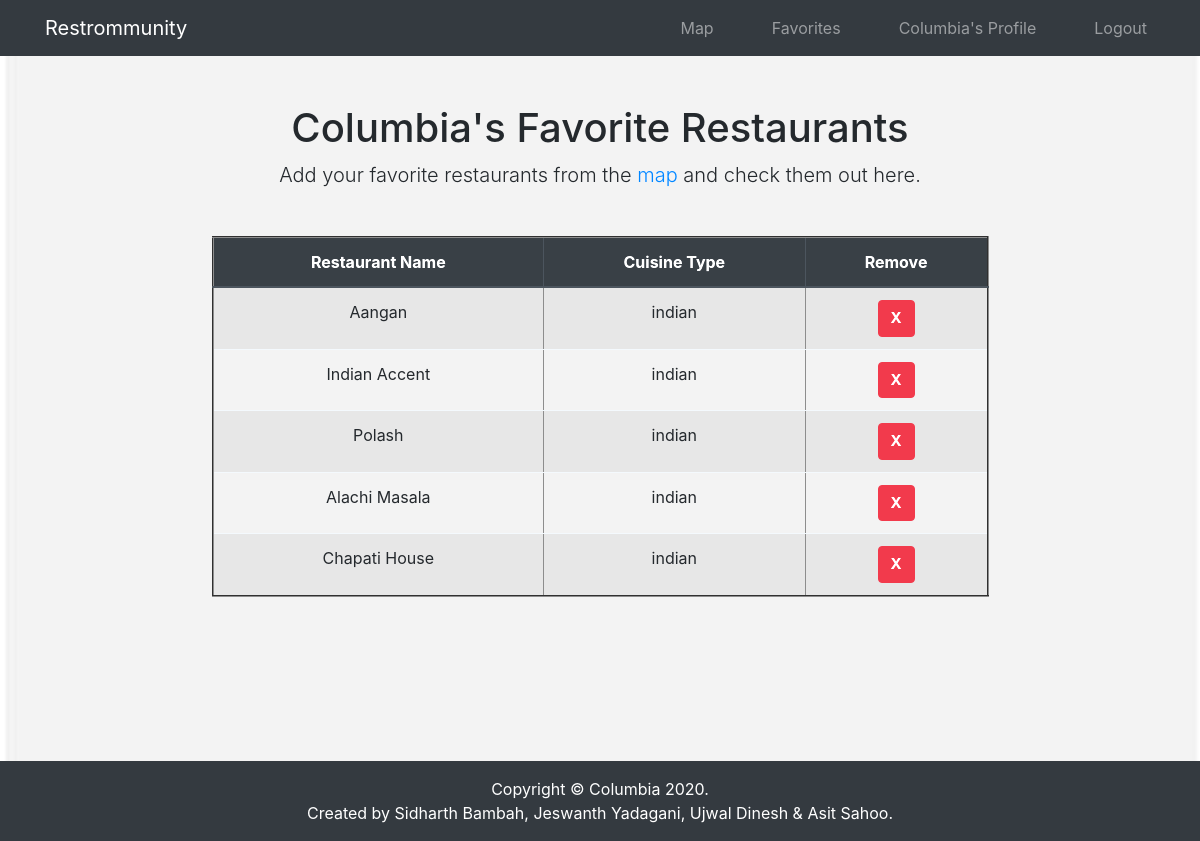
Before: /fav_list (signed in) with the older database file.
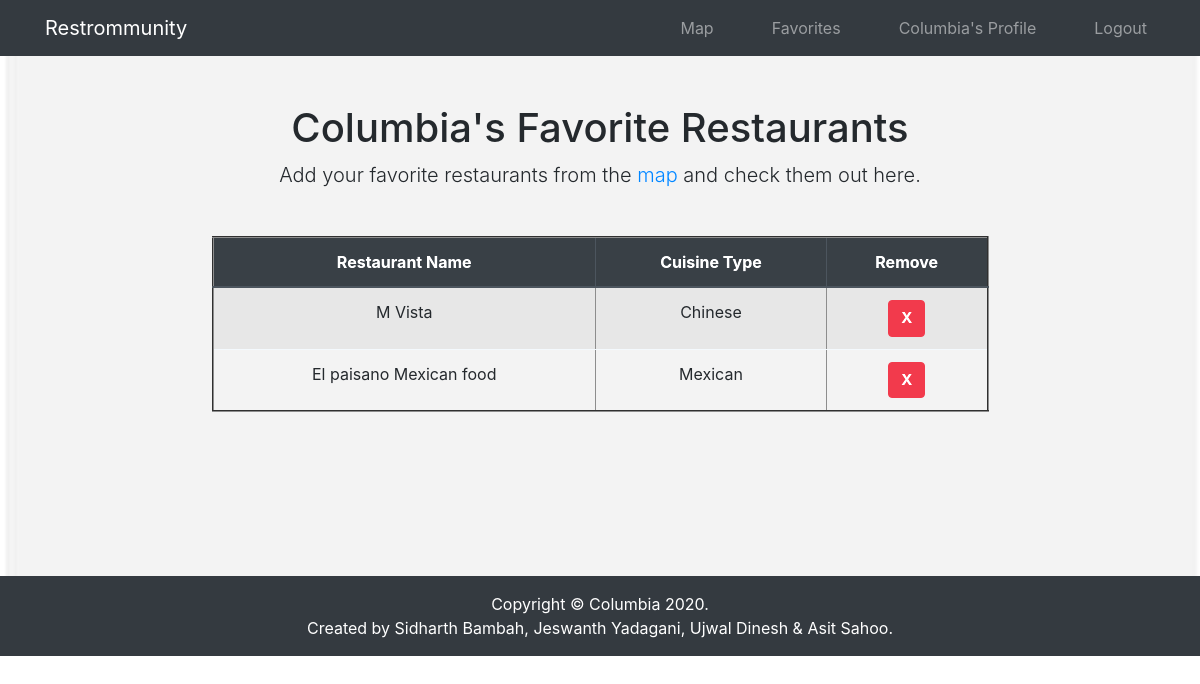
After: the same page with the newer database file.
### ColumbiaApp/models.py (models this page shows, shortened)
class Restaurant(models.Model):
    user = models.ForeignKey(User, on_delete=models.PROTECT)
    cuisine = models.CharField(max_length=30)
    name = models.CharField(max_length=100)
    url = models.CharField(max_length=30)

### ColumbiaApp/views.py (the view)
# urls.py: path('fav_list',views.fav_list,name='fav_list'),
def fav_list(request):
    context=dict()
    if request.user.is_authenticated:
        fav_rest_list = Restaurant.objects.filter(user=request.user)
        data_list = []
        for ele in fav_rest_list:
            temp_dict = {}
            temp_dict['name'] = ele.name
            temp_dict['cuisine'] = ele.cuisine
            temp_dict['url'] = ele.url
            data_list.append(temp_dict)
        context['fav_restaurants'] = data_list
        return render(request,'fav_list.html',context)
    else:
        return HttpResponseRedirect(reverse('login'))

### templates/fav_list.html
{% extends 'base_login.html' %}
{% block content %}
    <h1 style="text-align: center;">{{user|title}}'s Favorite Restaurants</h1>
    <p style="text-align: center;padding-bottom:30px;" class="lead">Add your favorite restaurants from the <a href="{% url 'restaurant_map' %}">map</a> and check them out here.</p>
    <table style="width:70%" class="table table-hover table-striped" align="center" border="2">
        <thead class="thead-dark text-center">
            <tr>
                <th>Restaurant Name</th>
                <th>Cuisine Type</th>
                <th>Remove</th>
            </tr>
        </thead>
        <tbody class="text-center">
        {% for ele in fav_restaurants %}
            <tr>
                <td>{{ele.name}}</td>
                <td>{{ele.cuisine}}</td>
                <td><a class="btn btn-danger" href="{% url 'remove_from_fav' %}?res_to_remove={{ ele.name }}">X</a></td>
            </tr>
        {% endfor %}
        </tbody>
    </table>
{% endblock %}

### templates/base_login.html (shortened to what this page needs)
<!DOCTYPE html>
{% load static %}
<html lang="en">
<head>
    <link rel="stylesheet" href="https://stackpath.bootstrapcdn.com/bootstrap/4.4.1/css/bootstrap.min.css"
>
    <link rel="stylesheet" href="{% static 'ColumbiaApp/css/style.css' %}" type="text/css">
    <link rel="stylesheet" href="https://cdnjs.cloudflare.com/ajax/libs/font-awesome/5.11.2/css/all.css" type="text/css">
</head>
<body>
<nav class="navbar navbar-expand-lg navbar-dark bg-dark fixed-top">
    <div class="container">
        <a class="navbar-brand" href="{% url 'home' %}">Restrommunity</a>
        <div class="collapse navbar-collapse" id="navbarResponsive">
            <ul class="navbar-nav ml-auto">
                <li class="nav-item">
                    <a class="nav-link" style="padding-right:50px;" href="{% url 'restaurant_map' %}">Map</a>
                </li>
                <li class="nav-item">
                    <a class="nav-link" style="padding-right:50px;" href="{% url 'fav_list' %}">Favorites</a>
                </li>
                <li class="nav-item">
                    <a class="nav-link" style="padding-right:50px;" href="{% url 'user_profile' %}">{{ user|title|safe }}'s Profile</a>
                </li>
                <li class="nav-item">
                    <a class="nav-link" href="{% url 'logout' %}">Logout</a>
                </li>
            </ul>
        </div>
    </div>
</nav>
<section class="py-5 bg-image-full" style="background-image: url('/static/ColumbiaApp/img/bg.jpg');filter: brightness(110%);">
    <div class="container">
        {% block content %}
        {% endblock %}
    </div>
    <div style="height: 100px;"></div>
</section>
  <footer class="py-3 bg-dark">
    <div class="container">
        <p class="m-0 text-center text-white">Copyright &copy; Columbia 2020.<br> Created by
            Sidharth Bambah, Jeswanth Yadagani, Ujwal Dinesh & Asit Sahoo.
        </p>
    </div>
  </footer>
</body>
</html>

### static/ColumbiaApp/css/style.css (style rules this page uses)
html,body { height: 100%; width: 100%; }
body { padding-top: 56px; }
.bg-image-full { background: no-repeat center center scroll; -webkit-background-size: cover; -moz-background-size: cover; background-size: cover; -o-background-size: cover; }
.btn { font-size: 15px; font-weight: bold; }

Changed rows visible on the page:
removed Restaurant: name "Aangan", cuisine "indian"
removed Restaurant: name "Indian Accent", cuisine "indian"
removed Restaurant: name "Polash", cuisine "indian"
removed Restaurant: name "Alachi Masala", cuisine "indian"
removed Restaurant: name "Chapati House", cuisine "indian"
added Restaurant: name "M Vista", cuisine "Chinese"
added Restaurant: name "El paisano Mexican food", cuisine "Mexican"
Other visible differences:
new list line: "X"
list line gone: "X"
